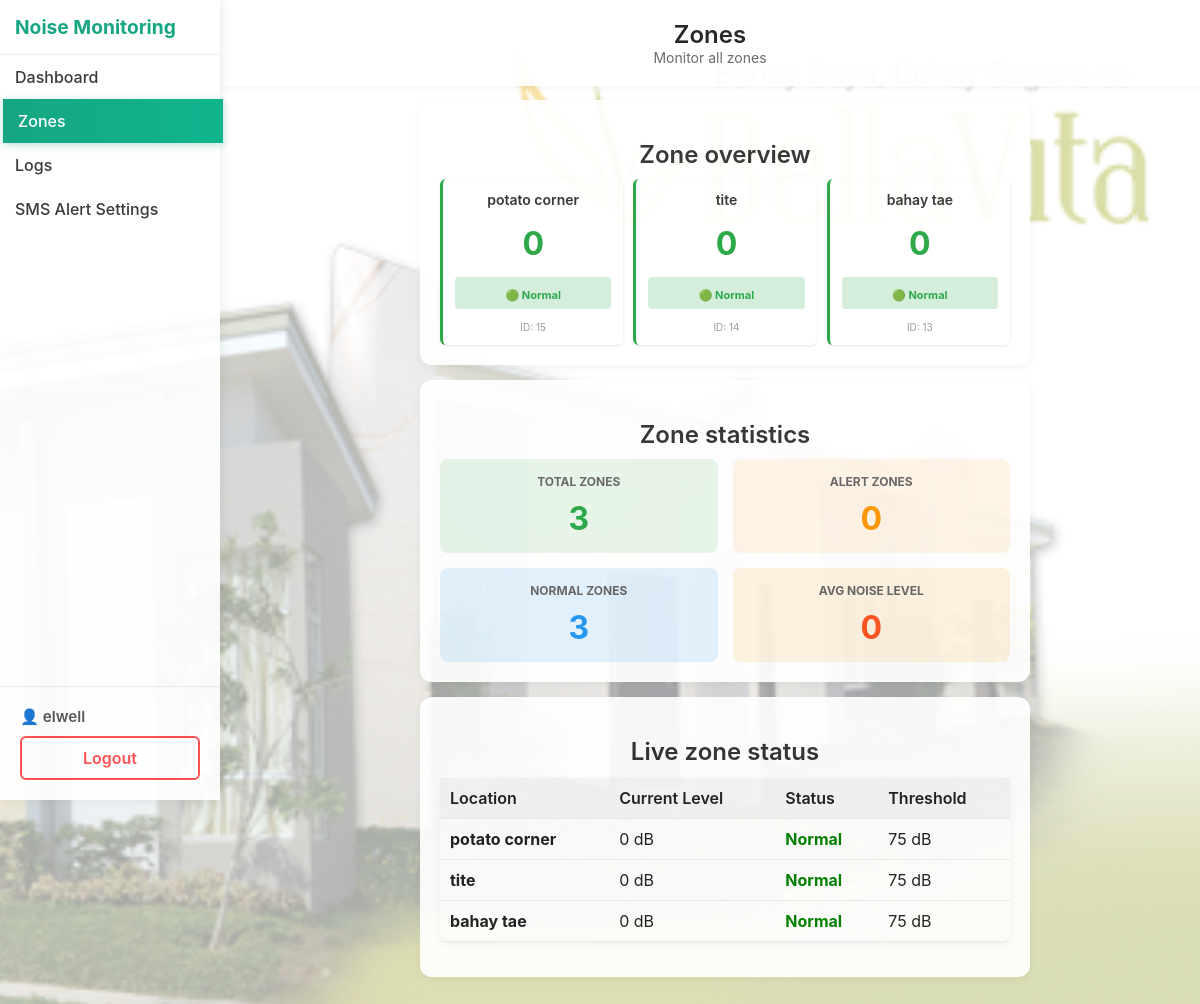
The app's page /GROUP10/zones.php (signed in) with its own data.
### tables this page shows
CREATE TABLE `zones` (
  `id` int(11) NOT NULL,
  `location` varchar(255) DEFAULT NULL,
  `threshold_db` int(11) DEFAULT 75,
  `created_at` timestamp NOT NULL DEFAULT current_timestamp(),
  `current_db` float DEFAULT 0
);

### GROUP10/functions.php (called while the page is built, shortened)
<?php
require_once __DIR__ . '/db.php';
function get_all_zone_noise() {
    global $pdo;
    $stmt = $pdo->query("SELECT id, location, current_db FROM zones ORDER BY id DESC");
    return $stmt->fetchAll(PDO::FETCH_ASSOC);
}

### GROUP10/zones.php (the view, shortened to what this page needs)
<?php
require_once 'db.php';
require_once 'functions.php';
$username = $_SESSION['username'];
$is_admin = $_SESSION['role'] === 'admin';
$zones = get_all_zone_noise();
$THRESHOLD = 75;
?>
<!DOCTYPE html>
<html lang="en">
<head>
    <link rel="stylesheet" href="styles.css">
</head>
<body class="admin-page">
<div class="sidebar" id="sidebar">
  <div class="sidebar-brand">
    <span>Noise Monitoring</span>
  </div>
  <?php if ($is_admin): ?>
    <a href="admindashboard.php" class="sidebar-link">Dashboard</a>
    <a href="zones.php" class="sidebar-link active">Zones</a>
    <a href="logs.php" class="sidebar-link">Accounts</a>
    <a href="alert_settings.php" class="sidebar-link">Alert Settings</a>
  <?php else: ?>
    <a href="userdashboard.php" class="sidebar-link">Dashboard</a>
    <a href="zones.php" class="sidebar-link active">Zones</a>
    <a href="logs.php" class="sidebar-link">Logs</a>
    <a href="alert_settings.php" class="sidebar-link">SMS Alert Settings</a>
  <?php endif; ?>
  <div class="sidebar-bottom">
    <span class="sidebar-user">👤 <?= htmlspecialchars($username) ?></span>
    <a href="#" onclick="return confirmLogout();" class="sidebar-link logout">Logout</a>
  </div>
</div>
<header>
  <div class="brand-wrapper">
    <div class="brand">
      <div class="brand-text">
        <div class="brand-name">Zones</div>
        <div class="brand-sub"><?= $is_admin ? 'Manage and monitor all zones' : 'Monitor all zones' ?></div>
      </div>
    </div>
  </div>
</header>
<div class="container">
  <div class="card">
    <h2>Zone overview</h2>
    <?php if (count($zones) > 0): ?>
      <div style="display: grid; grid-template-columns: repeat(auto-fill, minmax(150px, 1fr)); gap: 10px;">
        <?php foreach ($zones as $zone):
          $noise = $zone['current_db'] ?? 0;
          $status = ($noise >= $THRESHOLD) ? 'Alert' : 'Normal';
          $bgColor = ($noise >= $THRESHOLD) ? '#fff3cd' : '#d4edda';
          $textColor = ($noise >= $THRESHOLD) ? '#ff6b6b' : '#28a745';
          $borderColor = ($noise >= $THRESHOLD) ? '#ff6b6b' : '#28a745';
        ?>
          <div style="border-left: 3px solid <?= $borderColor ?>; background: white; padding: 12px; border-radius: 6px; box-shadow: 0 1px 3px rgba(0,0,0,0.1); display: flex; flex-direction: column;">
            <h3 style="margin: 0 0 8px 0; color: #333; font-size: 14px; overflow: hidden; text-overflow: ellipsis; white-space: nowrap;"><?= htmlspecialchars($zone['location']) ?></h3>
            <div style="font-size: 32px; font-weight: bold; color: <?= $textColor ?>; text-align: center; margin: 8px 0;">
              <?= $noise ?>
            </div>
            <div style="text-align: center; padding: 6px; border-radius: 4px; background-color: <?= $bgColor ?>; margin: 6px 0;">
              <span style="color: <?= $textColor ?>; font-weight: bold; font-size: 11px;">
                <?= ($noise >= $THRESHOLD) ? '🔴' : '🟢' ?> <?= $status ?>
              </span>
            </div>
            <p style="margin: 6px 0 0 0; font-size: 10px; color: #999; text-align: center;">ID: <?= $zone['id'] ?></p>
          </div>
        <?php endforeach; ?>
      </div>
    <?php endif; ?>
  </div>
  <div class="card">
    <h2>Zone statistics</h2>
    <div style="display: grid; grid-template-columns: repeat(auto-fit, minmax(200px, 1fr)); gap: 15px;">
      <div style="padding: 15px; background: #e8f5e9; border-radius: 8px; text-align: center;">
        <p style="margin: 0 0 10px 0; font-size: 12px; color: #666; text-transform: uppercase; font-weight: bold;">Total Zones</p>
        <p style="margin: 0; font-size: 32px; font-weight: bold; color: #28a745;"><?= count($zones) ?></p>
      </div>
      <div style="padding: 15px; background: #fef5e7; border-radius: 8px; text-align: center;">
        <p style="margin: 0 0 10px 0; font-size: 12px; color: #666; text-transform: uppercase; font-weight: bold;">Alert Zones</p>
        <p style="margin: 0; font-size: 32px; font-weight: bold; color: #ff9800;">
          <?php
            $alertCount = 0;
            echo $alertCount;
          ?>
        </p>
      </div>
      <div style="padding: 15px; background: #e3f2fd; border-radius: 8px; text-align: center;">
        <p style="margin: 0 0 10px 0; font-size: 12px; color: #666; text-transform: uppercase; font-weight: bold;">Normal Zones</p>
        <p style="margin: 0; font-size: 32px; font-weight: bold; color: #2196F3;">
          <?php
            $normalCount = 0;
            foreach ($zones as $zone) {
              if (($zone['current_db'] ?? 0) < $THRESHOLD) $normalCount++;
            }
            echo $normalCount;
          ?>
        </p>
      </div>
      <div style="padding: 15px; background: #fff3e0; border-radius: 8px; text-align: center;">
        <p style="margin: 0 0 10px 0; font-size: 12px; color: #666; text-transform: uppercase; font-weight: bold;">Avg Noise Level</p>
        <p style="margin: 0; font-size: 32px; font-weight: bold; color: #ff5722;">
          <?php
            $avgNoise = count($zones) > 0 ? round(array_sum(array_map(fn($z) => $z['current_db'] ?? 0, $zones)) / count($zones), 1) : 0;
            echo $avgNoise;
          ?>
        </p>
      </div>
    </div>
  </div>
  <div class="card">
    <h2>Live zone status</h2>
    <table class="logs">
      <thead>
        <tr>
          <th>Location</th>
          <th>Current Level</th>
          <th>Status</th>
          <th>Threshold</th>
        </tr>
      </thead>
      <tbody>
        <?php foreach ($zones as $zone):
          $noise = $zone['current_db'] ?? 0;
          $status = ($noise >= $THRESHOLD) ? 'ALERT' : 'Normal';
          $color = ($noise >= $THRESHOLD) ? 'red' : 'green';
        ?>
          <tr>
            <td><strong><?= htmlspecialchars($zone['location']) ?></strong></td>
            <td><?= $noise ?> dB</td>
            <td style="color:<?= $color ?>; font-weight:bold;"><?= $status ?></td>
            <td><?= $THRESHOLD ?> dB</td>
          </tr>
        <?php endforeach; ?>
      </tbody>
    </table>
  </div>
</div>
</body>
</html>

### GROUP10/styles.css (style rules this page uses)
body { font-family: "Inter", Arial, sans-serif; margin: 0; padding: 0; background: #fafafa; color: #222; }
.topbar, header { position: fixed; top: 0; left: 220px; right: 0; padding: 20px; background: white; box-shadow: 0 2px 6px rgba(0,0,0,0.05); text-align: center; z-index: 50; box-sizing: border-box; }
.brand-wrapper { display: flex; justify-content: center; align-items: center; width: 100%; }
.brand { display: flex; justify-content: center; align-items: center; gap: 15px; flex-direction: column; }
.brand-text { text-align: center; }
.topbar h1, header .brand-name { margin: 0; font-size: 24px; font-weight: 600; color: #222; }
.brand-sub { font-size: 14px; color: #666; margin: 0; }
.container { max-width: 100%; margin: 80px 112px 10px 392px; padding: 20px; box-sizing: border-box; }
.card, .logs, .zone-card { background: white; padding: 15px; border-radius: 12px; box-shadow: 0 3px 10px rgba(0,0,0,0.05); margin-bottom: 15px; text-align: center; }
.card h2, .card h3, .card h4 { font-weight: 600; margin-bottom: 10px; color: #333; }
.sidebar { position: fixed; top: 0; left: 0; width: 220px; height: 100vh; background: #ffffff; box-shadow: 2px 0 10px rgba(0, 0, 0, 0.08); display: flex; flex-direction: column; padding: 0; z-index: 100; transition: all 0.3s ease; box-sizing: border-box; }
.sidebar-brand { display: flex; align-items: center; padding: 15px; gap: 12px; font-weight: 700; font-size: 1.2em; color: #0fa47f; border-bottom: 1px solid #eee; flex-shrink: 0; }
.sidebar-link { display: flex; align-items: center; justify-content: flex-start; padding: 12px 15px; color: #333; text-decoration: none; font-weight: 500; margin: 0; transition: all 0.25s ease; white-space: nowrap; box-sizing: border-box; }
.sidebar-link:hover, .sidebar-link.active { background: linear-gradient(90deg, #0fa47f, #08b38b); color: #fff; transform: translateX(3px); box-shadow: 0 2px 8px rgba(15, 164, 127, 0.3); }
.sidebar-bottom { margin-top: auto; padding: 15px; border-top: 1px solid #eee; display: flex; flex-direction: column; gap: 10px; flex-shrink: 0; box-sizing: border-box; }
.sidebar-user { font-weight: 600; font-size: 0.95em; color: #555; }
.sidebar-link.logout { background: white; color: #ff4d4f; border: 2px solid #ff4d4f; border-radius: 6px; font-weight: 600; padding: 10px 15px; margin: 0; justify-content: center; box-sizing: border-box; }
table { width: 100%; border-collapse: collapse; margin-top: 12px; }
table th, table td { padding: 10px; border-bottom: 1px solid #eee; text-align: left; }
table th { background: #f5f5f5; font-weight: 600; }
.admin-page { background: url('images/bg.png') no-repeat right center fixed, url('images/logo.png') no-repeat 20px 20px; background-size: cover, 120px; opacity: 0.97; position: relative; }
.admin-page::before { content: ""; position: fixed; top: 0; left: 0; width: 100%; height: 100%; background: rgba(255,255,255,0.65); z-index: -1; }
.sidebar-bottom { margin-top: auto !important; padding: 20px; }
.sidebar-link.logout { width: 100%; text-align: center; }
@media (min-width: 1200px) { .container { margin: 80px 150px 10px 400px; } }
@media (min-width: 1200px) { .card { padding: 20px; } }
@media (min-width: 769px) { .sidebar { position: fixed; left: 0; width: 220px; } }

### records on screen
zones: location "potato corner", current_db "0", current_db "Normal", id "15"
zones: location "tite", current_db "0", current_db "Normal", id "14"
zones: location "bahay tae", current_db "0", current_db "Normal", id "13"

### other values on screen
$username "elwell"
count($zones) "3"
$alertCount "0"
$normalCount "3"
